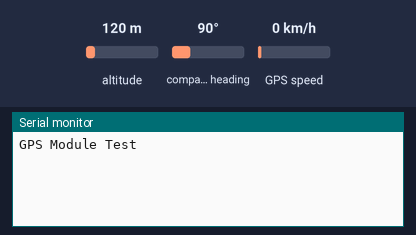
A sketch run on a simulated ESP8266 (NodeMCU). Shown: the last lines printed to the serial monitor. The test bench sets the inputs (shaded band); at power-on: GPS speed 0 km/h, altitude 120 m, compass heading 90°. The GPS gets a fix after 3 s at 37.7749, -122.4194 with 8 satellites.

Above: at 1.2 s.
1.3 s: GPS speed set to 2 km/h
At 3.8 s:
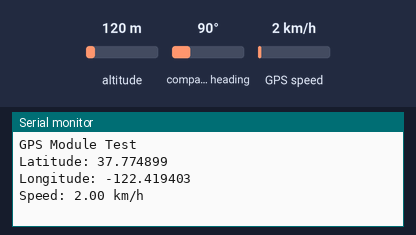
4.5 s: GPS speed set to 30 km/h
At 5.6 s:
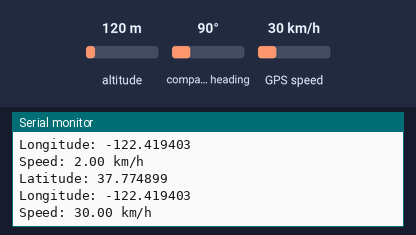

The sketch:

GPS.ino
```cpp
#include <TinyGPS++.h>
#include <HardwareSerial.h>

// Instantiate TinyGPS++ object
TinyGPSPlus gps;

// Use Serial1 for GPS on Arduino Mega
HardwareSerial GPS_Serial(1);

void setup() {
  // Start the serial communication for debugging
  Serial.begin(115200);

  // Start the serial communication with GPS module
  GPS_Serial.begin(38400, SERIAL_8N1, D3, D2);

  Serial.println("GPS Module Test");
}

void loop() {
  // Check if data is available from the GPS module
  while (GPS_Serial.available() > 0) {
    gps.encode(GPS_Serial.read());
  }

  // If location is updated, print it
  if (gps.location.isUpdated()) {
    float latitude = gps.location.lat();
    float longitude = gps.location.lng();
    float speed = gps.speed.kmph();

    Serial.print("Latitude: ");
    Serial.println(latitude, 6);

    Serial.print("Longitude: ");
    Serial.println(longitude, 6);

    Serial.print("Speed: ");
    Serial.print(speed);
    Serial.println(" km/h");

    Serial.println();
  }
}
```

Measured:
- after the input at 1.3 s, the serial monitor: prints a new line after 1.7 s (image 1)
- after the input at 4.5 s, the serial monitor: prints a new line after 0.52 s (image 2)
